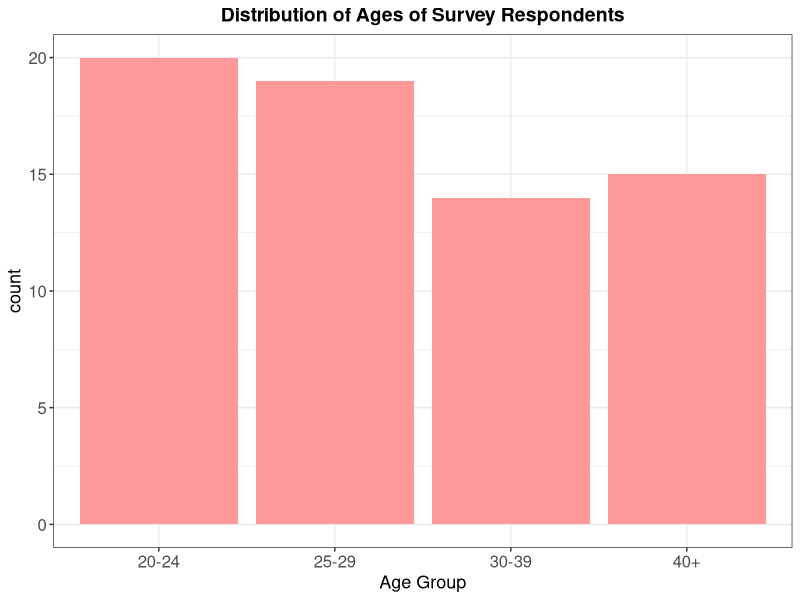
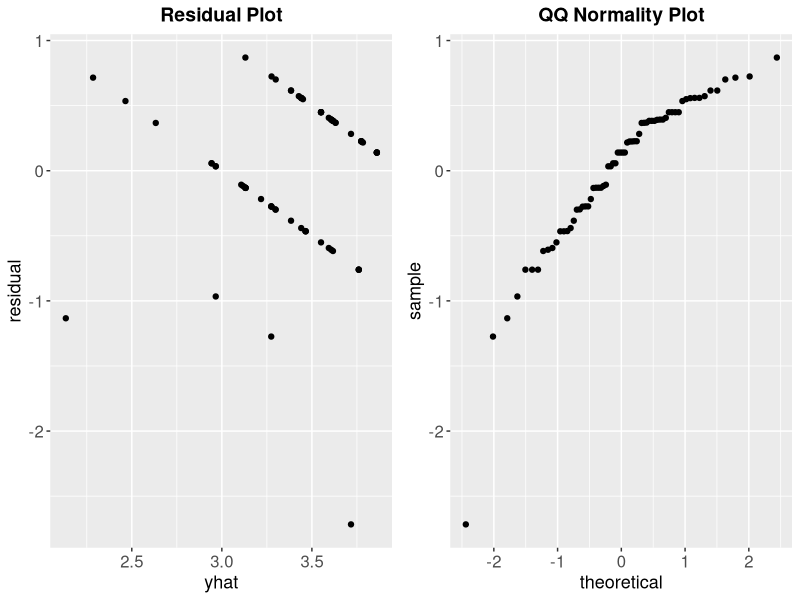
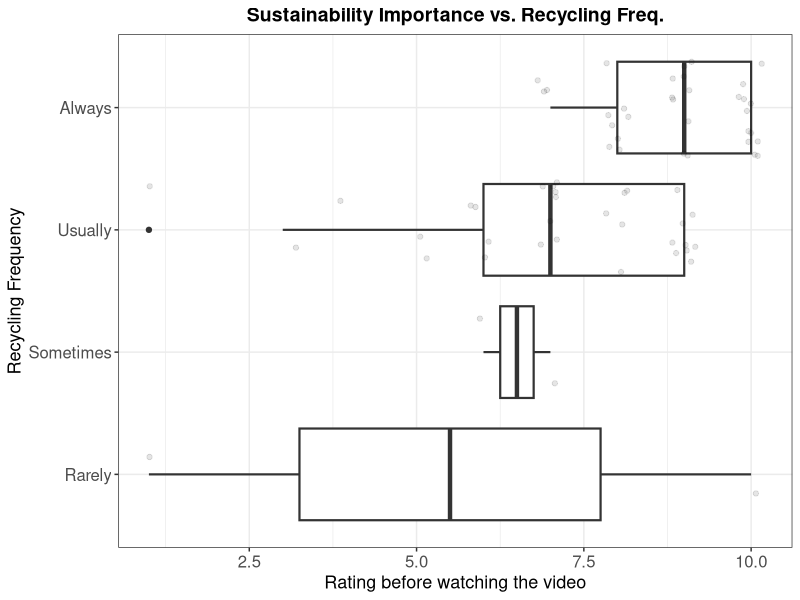

Write the R code that produced these figures, in order. (Note: this script raises an error after producing the figures.)
## ---- chunk 1
knitr::opts_chunk$set(echo = TRUE)
knitr::opts_chunk$set(fig.path = "images_report/")
library(tidyverse)
library(gridExtra)
library(MASS)
## ---- chunk 2
# load data
tidy_data <- read.csv("../data/tidy_data.csv")

# factor relevel
tidy_data$recycling_freq <- tidy_data$recycling_freq %>% fct_relevel("Rarely","Sometimes","Usually","Always")
tidy_data$background <- tidy_data$background %>% fct_relevel("Yes","No")
tidy_data$watch <- tidy_data$watch %>% fct_relevel("Have watched","Will pass")
## ---- chunk 3
# Changing recycling_freq to not be a factor for linear regression analysis.
tidy_data <- tidy_data %>%
  mutate(recycling_freq_nf = if_else(recycling_freq =="Always",
                                     5, if_else(recycling_freq == "Usually",
                                     4, if_else(recycling_freq == "Sometimes",
                                     3, if_else(recycling_freq == "Rarely",
                                     2, if_else(recycling_freq == "Never",
                                     1, 0))))))

## ---- chunk 4
head(tidy_data)
tidy_data <- tidy_data %>%
  mutate(age = if_else((age == "30-34" | age == "35-39"), "30-39", as.character(age)))


## ---- chunk 5
ggplot(tidy_data, aes(age)) +
  geom_histogram(stat = "Count", fill = "#ff9999") +
  labs(x = "Age Group",
       title = "Distribution of Ages of Survey Respondents") +
  theme_bw() +
  theme(plot.title = element_text(size = 14, face = "bold", hjust = 0.5),
        axis.text = element_text(size = 12),
        axis.title = element_text(size = 13))

## ---- chunk 6
lm_test <- lm(recycling_freq %>% as.numeric() ~ self_rating_before + background + age, data = tidy_data)

lm_data <- tidy_data %>%
  mutate(recycling_freq_num = as.numeric(recycling_freq),
         lm_fitted = lm_test %>% fitted(),
         lm_resid = lm_test %>% resid())

resid_plot <- lm_data %>%
  ggplot(aes(x= lm_fitted, y = lm_resid)) +
  geom_point() +
  labs(x="yhat", y="residual",title="Residual Plot") +
  theme(plot.title = element_text(size = 14, face = "bold", hjust = 0.5),
        axis.text = element_text(size = 12),
        axis.title = element_text(size = 13))

qq_norm <- lm_data %>%
  ggplot(aes(sample= lm_resid)) +
  stat_qq() +
  labs(title="QQ Normality Plot") +
  theme(plot.title = element_text(size = 14, face = "bold", hjust = 0.5),
        axis.text = element_text(size = 12),
        axis.title = element_text(size = 13))

grid.arrange(resid_plot,qq_norm,nrow=1)
## ---- chunk 7
simple_model= lm(data=tidy_data, recycling_freq_nf ~ self_rating_before)
age_confounder= lm(data=tidy_data, recycling_freq_nf ~ self_rating_before + age)
background_confounder= lm(data=tidy_data, recycling_freq_nf ~ self_rating_before + background)
interaction_effects = lm(data=tidy_data, recycling_freq_nf ~ self_rating_before + background*age)

summary(simple_model)
## ---- chunk 8
all_variables= lm(data=tidy_data, recycling_freq_nf ~ self_rating_before + background + age)

summary(all_variables)
## ---- chunk 9
# Visualization of relationship between recycling freq. and self rating before watching the video
tidy_data %>%
  ggplot(aes(x = recycling_freq, y = self_rating_before)) +
  geom_boxplot(size = .75) +
  geom_jitter(alpha = .1, height = .2) +
  theme(axis.text.x = element_text(angle = 45, hjust = 1, vjust = 1)) +
  coord_flip() +
  theme_bw() +
  labs(y = "Rating before watching the video", x = "Recycling Frequency") +
  ggtitle("Sustainability Importance vs. Recycling Freq.") +
  theme(plot.title = element_text(size = 14, face = "bold", hjust = 0.5),
        axis.text = element_text(size = 12),
        axis.title = element_text(size = 13))
## ---- chunk 10
# Fit a OLR model without interaction
olr_model <- polr(recycling_freq ~ self_rating_before + background + age, data = tidy_data)

tidy_data <- tidy_data %>%
  cbind(., olr_model_prob = predict(olr_model, ., type = "probs")) %>% #estimated probability
  cbind(., olr_model_decision = predict(olr_model))                   #estimated result according to the probabilities
## ---- chunk 11
gf <- table(tidy_data$recycling_freq, tidy_data$olr_model_decision)
accuracy <- (gf[1] + gf[6] + gf[11] + gf[16]) / 68 # 68 observations

print(paste("AIC = ", AIC(olr_model)))
print(paste("Log likelihood = ", logLik(olr_model)))
print(paste("Overall accuracy = ", accuracy)) # The larger the better
## ---- chunk 12
# Get the coefficients
summary(olr_model)
exp(coef(olr_model))
## ---- chunk 13
upper_CI = exp(0.6730300 + 1.96*0.1722552)
lower_CI = exp(0.6730300 - 1.96*0.1722552)
print(paste("95% CI for non-interaction model= ", lower_CI, upper_CI))

## ---- chunk 14
# Fit a OLR model with interaction
olr_model_interaction <- polr(recycling_freq ~ self_rating_before + background * age, data = tidy_data)

tidy_data <- tidy_data %>%
  cbind(., olr_model_prob2 = predict(olr_model_interaction, .,
                                    type = "probs")) %>% #estimated probability
  cbind(., olr_model_decision2 = predict(olr_model_interaction))                   #estimated result according to the probabilities
## ---- chunk 15
gf2 <- table(tidy_data$recycling_freq, tidy_data$olr_model_decision2)
accuracy <- (gf2[1] + gf2[6] + gf2[11] + gf2[16]) / 68 # 68 observations

print(paste("AIC for OLR model with interaction = ", AIC(olr_model_interaction)))
print(paste("Log likelihood of OLR model with interaction = ", logLik(olr_model_interaction)))
print(paste("Overall accuracy of OLR model with interaction = ", accuracy)) # The larger the better
## ---- chunk 16

anova(olr_model, olr_model_interaction)
## ---- chunk 17
#summary(olr_model_interaction)
# Get the coefficients
# exp(coef((olr_model_interaction)))
## ---- chunk 18
tidy_data_ttest <- tidy_data %>%
  filter(watch %in% 'Have watched')


#t.test(tidy_data$t.test$self_rating_before, tidy_data_ttest$self_rating_after, paired=TRUE)
